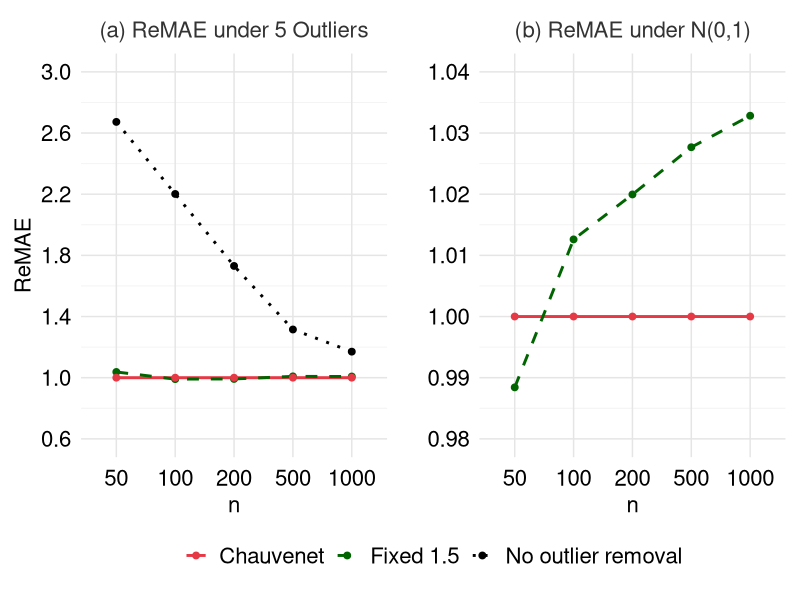
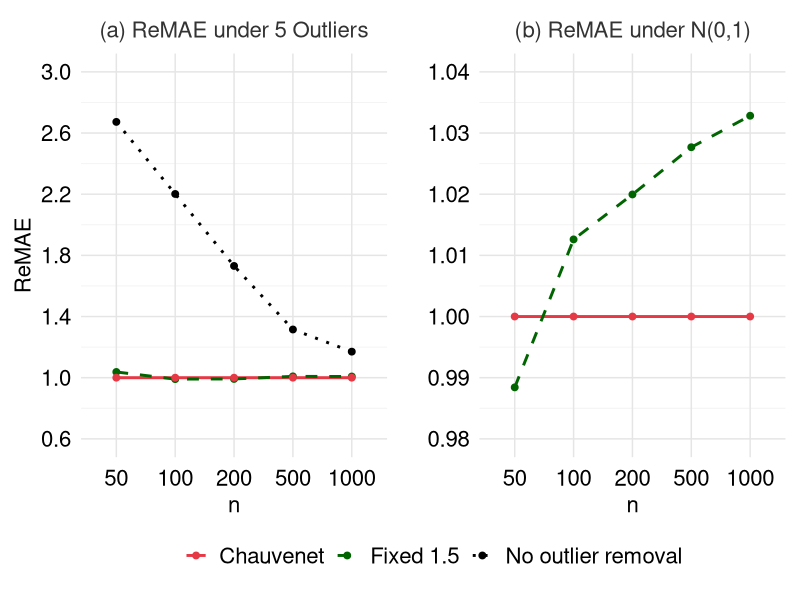

Recreate these plots in R, in order.
# ==============================================================================
# (a) Relative MAE under 5 Outliers (Chauvenet as Baseline)
# (b) Relative MAE under N(0,1) (Chauvenet as Baseline)
# ==============================================================================
library(ggplot2)
library(dplyr)
library(tidyr)
library(patchwork)

# Computation Function: Absolute estimation error (MAE)
calc_notch_stats <- function(x, k, n_original, c_mu = 1.7) {
  q1 <- quantile(x, 0.25, names = FALSE)
  q3 <- quantile(x, 0.75, names = FALSE)
  iqr <- q3 - q1

  if (is.infinite(k)) {
    lower_fence <- -Inf
    upper_fence <- Inf
  } else {
    lower_fence <- q1 - k * iqr
    upper_fence <- q3 + k * iqr
  }

  x_clean <- x[x >= lower_fence & x <= upper_fence]
  n_clean <- length(x_clean)

  m <- mean(x_clean)
  sd_clean <- sd(x_clean)
  se <- sd_clean / sqrt(n_clean)

  L <- m - c_mu * se
  U <- m + c_mu * se

  limit <- c_mu / sqrt(n_original)

  D <- abs(L + limit) + abs(U - limit)
  list(D = D, sd_clean = sd_clean)
}

set.seed(2026)

n_seq <- c(50, 100, 200, 500, 1000)
iterations <- 5000
study2_results <- data.frame()

for (N in n_seq) {
  k_chau <- qnorm(1 - 0.25/N) / 1.35 - 0.5

  D_no_cont <- numeric(iterations)
  D_15_cont <- numeric(iterations)
  D_ch_cont <- numeric(iterations)

  D_no_pure <- numeric(iterations)
  D_15_pure <- numeric(iterations)
  D_ch_pure <- numeric(iterations)

  SD_15_pure <- numeric(iterations)
  SD_ch_pure <- numeric(iterations)

  for (i in 1:iterations) {
    # ---------------------------------------------------------
    # Scenario A: 5 Fixed Outliers
    # ---------------------------------------------------------
    n_contam <- 5
    x_contam <- c(rnorm(N - n_contam, 0, 1), rnorm(n_contam, 4, 1))

    D_no_cont[i] <- calc_notch_stats(x_contam, Inf, N)$D
    D_15_cont[i] <- calc_notch_stats(x_contam, 1.5, N)$D
    D_ch_cont[i] <- calc_notch_stats(x_contam, k_chau, N)$D

    # ---------------------------------------------------------
    # Scenario B: N(0,1)
    # ---------------------------------------------------------
    x_pure <- rnorm(N, 0, 1)

    res_no_pure <- calc_notch_stats(x_pure, Inf, N)
    D_no_pure[i] <- res_no_pure$D

    res_15_pure <- calc_notch_stats(x_pure, 1.5, N)
    D_15_pure[i] <- res_15_pure$D
    SD_15_pure[i] <- res_15_pure$sd_clean

    res_ch_pure <- calc_notch_stats(x_pure, k_chau, N)
    D_ch_pure[i] <- res_ch_pure$D
    SD_ch_pure[i] <- res_ch_pure$sd_clean
  }

  study2_results <- rbind(study2_results, data.frame(
    N = N,
    # Scenario A: Chauvenet is the baseline denominator
    ReMAE_No_Cont = mean(D_no_cont) / mean(D_ch_cont),
    ReMAE_15_Cont = mean(D_15_cont) / mean(D_ch_cont),
    ReMAE_Ch_Cont = mean(D_ch_cont) / mean(D_ch_cont), # Exactly 1.0

    # Scenario B: Chauvenet is the baseline denominator
    ReMAE_No_Pure = mean(D_no_pure) / mean(D_ch_pure),
    ReMAE_15_Pure = mean(D_15_pure) / mean(D_ch_pure),
    ReMAE_Ch_Pure = mean(D_ch_pure) / mean(D_ch_pure), # Exactly 1.0

    # Internal Tracking
    SD_15_Pure = mean(SD_15_pure),
    SD_Ch_Pure = mean(SD_ch_pure)
  ))
  cat("Completed Dual Simulation for N =", N, "\n")
}

# ==============================================================================
# PLOTTING
# ==============================================================================
theme_unified <- function() {
  theme_minimal(base_size = 16) +
    theme(
      panel.background = element_rect(fill = "white", color = NA),
      plot.background = element_rect(fill = "white", color = NA),
      panel.grid.minor.x = element_blank(),
      panel.grid.minor.y = element_line(color = "gray95", linewidth = 0.3),
      panel.grid.major = element_line(color = "gray90", linewidth = 0.5),
      axis.text.y = element_text(color = "black", size = 16),
      axis.text.x = element_text(color = "black", size = 16, margin = margin(t = 5)),
      axis.title = element_text(color = "black"),
      legend.title = element_blank(),
      legend.position = "bottom",
      legend.direction = "horizontal",
      legend.text = element_text(size = 16),
      plot.title = element_text(size = 16,  hjust = 0.5, color = "grey20"),
      plot.margin = margin(10, 5, 10, 5)
    )
}

# ==============================================================================
# PLOTTING SECTION
# ==============================================================================
method_levels <- c("Chauvenet", "Fixed 1.5", "No outlier removal")

method_colors <- c(
  "Chauvenet" = "#E63946",
  "Fixed 1.5" = "darkgreen",
  "No outlier removal" = "black"
)

method_linetypes <- c(
  "Chauvenet" = "solid",
  "Fixed 1.5" = "dashed",
  "No outlier removal" = "dotted"
)

# (a) Relative MAE under 5 Outliers (Chauvenet as curve, baseline = 1)
plot_A_data <- study2_results %>%
  pivot_longer(cols = c(ReMAE_15_Cont, ReMAE_No_Cont, ReMAE_Ch_Cont), names_to = "Method", values_to = "ReMAE") %>%
  mutate(
    N = factor(N, levels = n_seq),
    Method = factor(case_when(
      Method == "ReMAE_Ch_Cont" ~ "Chauvenet",
      Method == "ReMAE_15_Cont" ~ "Fixed 1.5",
      Method == "ReMAE_No_Cont" ~ "No outlier removal"
    ), levels = method_levels)
  )

pA <- ggplot(plot_A_data, aes(x = N, y = ReMAE, color = Method, group = Method, linetype = Method)) +
  geom_line(linewidth = 1) +
  geom_point(size = 2) +
  scale_y_continuous(limits = c(0.6, 3), breaks = c(0.6, 1.00, 1.4, 1.8, 2.2, 2.6, 3)) +
  labs(title = "(a) ReMAE under 5 Outliers", x = "n", y = "ReMAE") +
  scale_color_manual(values = method_colors, limits = method_levels) +
  scale_linetype_manual(values = method_linetypes, limits = method_levels) +
  theme_unified()

# (b) Relative MAE under N(0,1) (Chauvenet and Fixed 1.5)
plot_B_data <- study2_results %>%
  pivot_longer(cols = c(ReMAE_15_Pure, ReMAE_Ch_Pure), names_to = "Method", values_to = "ReMAE") %>%
  mutate(
    N = factor(N, levels = n_seq),
    Method = factor(case_when(
      Method == "ReMAE_Ch_Pure" ~ "Chauvenet",
      Method == "ReMAE_15_Pure" ~ "Fixed 1.5"
    ), levels = method_levels)
  )

pB <- ggplot(plot_B_data, aes(x = N, y = ReMAE, color = Method, group = Method, linetype = Method)) +
  geom_line(linewidth = 1) +
  geom_point(size = 2) +
  scale_y_continuous(limits = c(0.98, 1.04), breaks = c(0.98, 0.99, 1.00, 1.01, 1.02, 1.03, 1.04)) +
  labs(title = "(b) ReMAE under N(0,1)", x = "n", y = "") +
  scale_color_manual(values = method_colors) +
  scale_linetype_manual(values = method_linetypes) +
  guides(color = "none", linetype = "none") +
  theme_unified()

# Combine Plots
plot_final <- (pA | pB) +
  plot_layout(guides = "collect") &
  theme(
    legend.position = "bottom",
    legend.box = "horizontal",
    legend.justification = "center",
    legend.box.just = "center"
  )

print(plot_final)
ggsave("fences.pdf", plot_final, width = 12, height = 5, device = "pdf")
